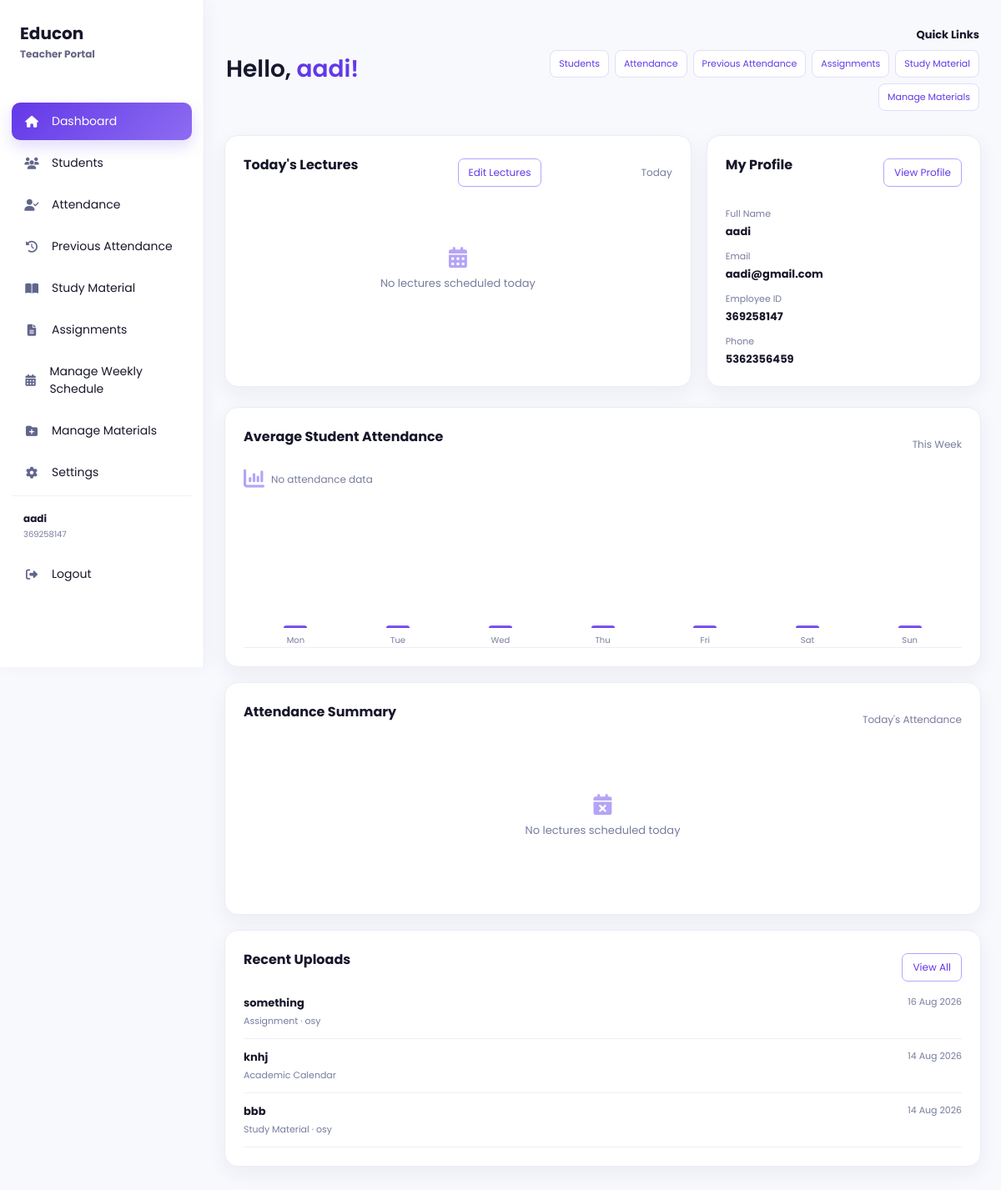
The page /teacher (signed in) on the database its author committed.
### models/user.py (models this page shows, shortened)
class User(UserMixin, db.Model):
    __tablename__ = "users"
    id = db.Column(
        db.Integer,
        primary_key=True
    )
    full_name = db.Column(
        db.String(100),
        nullable=False
    )
    enrollment_no = db.Column(
        db.String(50),
        unique=True,
        nullable=True
    )
    employee_id = db.Column(
        db.String(50),
        unique=True,
        nullable=True
    )
    parent_id = db.Column(
        db.String(50),
        unique=True,
        nullable=True
    )
    admin_id = db.Column(
        db.String(50),
        unique=True,
        nullable=True
    )
    email = db.Column(
        db.String(120),
        unique=True,
        nullable=True
    )
    phone = db.Column(
        db.String(20),
        nullable=True
    )
    password = db.Column(
        db.String(200),
        nullable=False
    )
    role = db.Column(
        db.String(20),
        nullable=False
    )
    theme = db.Column(db.String(20), nullable=False, default="light", server_default="light")
    notifications_enabled = db.Column(db.Boolean, nullable=False, default=True, server_default="1")
    accent_color = db.Column(db.String(20), nullable=False, default="purple", server_default="purple")

### models/academic_material.py (models this page shows)
class AcademicMaterial(db.Model):
    __tablename__ = "academic_materials"
    id = db.Column(db.Integer, primary_key=True)
    teacher_user_id = db.Column(
        db.Integer,
        db.ForeignKey("users.id"),
        nullable=False,
        index=True,
    )
    material_type = db.Column(db.String(30), nullable=False, index=True)
    department = db.Column(db.String(50), nullable=False, index=True)
    subject = db.Column(db.String(100), nullable=True, index=True)
    title = db.Column(db.String(150), nullable=False)
    description = db.Column(db.Text, nullable=True)
    original_filename = db.Column(db.String(255), nullable=True)
    stored_filename = db.Column(db.String(255), nullable=True, unique=True)
    uploaded_at = db.Column(db.DateTime, default=datetime.utcnow, nullable=False)
    teacher = db.relationship("User", foreign_keys=[teacher_user_id])

### app.py (the view, shortened to what this page needs)
@app.route("/teacher", methods=["GET", "POST"])
def teacher():
    user, teacher_profile = get_current_teacher_profile()
    if not user:
        flash("Access denied!")
        return redirect(
            url_for("login")
        )
    today = datetime.today()
    assigned_subject_ids = {
        assignment.subject_id
        for assignment in TeacherSubjectAssignment.query.filter_by(
            teacher_user_id=user.id
        ).all()
    }
    today_lectures = WeeklySchedule.query.filter_by(
        student_user_id=user.id,
        teacher=user.full_name,
        day_of_week=today.weekday(),
    ).order_by(WeeklySchedule.start_time).all()
    lecture_keys = {
        (lecture.subject.strip().casefold(), lecture.start_time, lecture.end_time)
        for lecture in today_lectures
        if lecture.subject and lecture.start_time and lecture.end_time
    }
    today_records = Attendance.query.filter_by(
        teacher_user_id=user.id, date=today.date()
    ).all()
    session_records = {}
    for record in today_records:
        subject_name = record.subject.name if record.subject else ""
        key = (subject_name.strip().casefold(), record.start_time, record.end_time)
        if key in lecture_keys:
            session_records.setdefault(key, []).append(record)
    marked_count = len(session_records)
    attendance_percentages = [
        (sum(record.status == "Present" for record in records) / len(records)) * 100
        for records in session_records.values() if records
    ]
    attendance_summary = {
        "today_lectures": len(today_lectures),
        "attendance_marked": marked_count,
        "pending": max(len(today_lectures) - marked_count, 0),
        "average_present": round(sum(attendance_percentages) / len(attendance_percentages)) if attendance_percentages else None,
        "lectures": [
            {
                "subject": lecture.subject,
                "start_time": lecture.start_time,
                "end_time": lecture.end_time,
                "percentage": (
                    round(
                        sum(record.status == "Present" for record in session_records.get(
                            (lecture.subject.strip().casefold(), lecture.start_time, lecture.end_time), []
                        ))
                        / len(session_records.get(
                            (lecture.subject.strip().casefold(), lecture.start_time, lecture.end_time), []
                        )) * 100
                    )
                    if session_records.get((lecture.subject.strip().casefold(), lecture.start_time, lecture.end_time))
                    else None
                ),
            }
            for lecture in today_lectures
        ],
    }
    week_start = today.date() - timedelta(days=today.weekday())
    week_records = Attendance.query.filter(
        Attendance.teacher_user_id == user.id,
        Attendance.subject_id.in_(assigned_subject_ids) if assigned_subject_ids else Attendance.id == -1,
        Attendance.date >= week_start,
        Attendance.date <= today.date(),
    ).order_by(Attendance.id.desc()).all()
    unique_week_records = []
    seen_records = set()
    for record in week_records:
        key = (record.student_user_id, record.subject_id, record.date, record.start_time, record.end_time)
        if key not in seen_records:
            seen_records.add(key)
            unique_week_records.append(record)
    daily_records = {}
    for record in unique_week_records:
        daily_records.setdefault(record.date, []).append(record)
    attendance_analytics = []
    for day_offset in range(7):
        day = week_start + timedelta(days=day_offset)
        records = daily_records.get(day, [])
        attendance_analytics.append({
            "label": day.strftime("%a"),
            "percentage": round(sum(r.status == "Present" for r in records) / len(records) * 100, 1) if records else 0,
        })
    total_week_records = len(unique_week_records)
    week_present = sum(record.status == "Present" for record in unique_week_records)
    average_week_attendance = round(week_present / total_week_records * 100, 1) if total_week_records else None
    return render_template(
        "teacher.html",
        current_user=user,
        teacher_profile=teacher_profile,
        attendance_analytics=attendance_analytics,
        average_week_attendance=average_week_attendance,
        attendance_summary=attendance_summary,
        today_lectures=today_lectures,
        recent_uploads=AcademicMaterial.query.filter_by(
            teacher_user_id=user.id
        ).order_by(AcademicMaterial.uploaded_at.desc()).limit(5).all(),
    )

### app.py (called while the page is built)
@login_manager.user_loader
def load_user(user_id):
    try:
        return db.session.get(User, int(user_id))
    except (TypeError, ValueError):
        return None

@app.before_request
def restore_application_session():
    if current_user.is_authenticated:
        session["user_id"] = current_user.id
        session["role"] = current_user.role

def get_current_teacher_profile():
    user = get_current_user_for_role("Teacher")
    if not user:
        return None, None
    teacher_profile = Teacher.query.filter_by(user_id=user.id).first()
    if not teacher_profile:
        teacher_profile = Teacher(user_id=user.id)
        db.session.add(teacher_profile)
        db.session.commit()
    return user, teacher_profile

def get_current_user_for_role(role):
    if session.get("role") != role or "user_id" not in session:
        return None
    user = db.session.get(User, session["user_id"])
    if not user or user.role != role:
        session.clear()
        return None
    return user

### templates/teacher.html (shortened to what this page needs)
<!DOCTYPE html><html lang="en"><head><link rel="stylesheet" href="{{ url_for('static', filename='css/teacher.css') }}"><link rel="stylesheet" href="{{ url_for('static', filename='css/palette.css') }}"><link rel="stylesheet" href="https://cdnjs.cloudflare.com/ajax/libs/font-awesome/6.6.0/css/all.min.css"></head>
<body class="teacher-dashboard-page theme-{{ current_user.theme or 'light' }} accent-{{ current_user.accent_color or 'purple' }}"><div class="sidebar"><div class="logo"><h2>Educon</h2><small>Teacher Portal</small></div><ul><li class="active" onclick="window.location.href='{{ url_for('teacher') }}'"><i class="fa-solid fa-house"></i><span>Dashboard</span></li><li onclick="window.location.href='{{ url_for('teacher_students') }}'"><i class="fa-solid fa-users"></i><span>Students</span></li><li onclick="window.location.href='{{ url_for('teacher_attendance') }}'"><i class="fa-solid fa-user-check"></i><span>Attendance</span></li><li onclick="window.location.href='{{ url_for('teacher_materials') }}'"><i class="fa-solid fa-book-open"></i><span>Study Material</span></li><li onclick="window.location.href='{{ url_for('teacher_assignments') }}'"><i class="fa-solid fa-file-lines"></i><span>Assignments</span></li><li onclick="window.location.href='{{ url_for('manage_materials') }}'"><i class="fa-solid fa-folder-plus"></i><span>Manage Materials</span></li><li class="sidebar-profile" onclick="window.location.href='{{ url_for('teacher_profile') }}'"><div class="sidebar-profile-details"><strong>{{ current_user.full_name }}</strong><small>{{ current_user.employee_id or 'Employee ID unavailable' }}</small></div></li><li onclick="window.location.href='{{ url_for('logout') }}'"><i class="fa-solid fa-right-from-bracket"></i><span>Logout</span></li></ul></div>
<main class="main"><div class="topbar"><div class="teacher-greeting"><h1>Hello, <span>{{ current_user.full_name }}!</span></h1></div><div class="teacher-quick-links"><strong>Quick Links</strong><div><a href="{{ url_for('teacher_students') }}">Students</a><a href="{{ url_for('teacher_attendance') }}">Attendance</a><a href="{{ url_for('teacher_previous_attendance') }}">Previous Attendance</a><a href="{{ url_for('teacher_assignments') }}">Assignments</a><a href="{{ url_for('teacher_materials') }}">Study Material</a><a href="{{ url_for('manage_materials') }}">Manage Materials</a></div></div></div>
<div class="teacher-top-grid"><section class="box teacher-lectures"><div class="section-heading"><h3>Today's Lectures</h3><span>{{ ['Monday','Tuesday','Wednesday','Thursday','Friday','Saturday','Sunday'][today_lectures[0].day_of_week] if today_lectures else 'Today' }}</span></div>{% if today_lectures %}<div class="teacher-lecture-list">{% for lecture in today_lectures %}<div class="teacher-lecture-item"><strong>{{ lecture.start_time }} – {{ lecture.end_time }}</strong><span>{{ lecture.subject }}</span><small>{{ teacher_profile.department if teacher_profile and teacher_profile.department else 'Department not available' }}{% if lecture.room %} · {{ lecture.room }}{% endif %}</small></div>{% endfor %}</div>{% else %}<div class="teacher-analytics-empty"><i class="fa-solid fa-calendar-days"></i><p>No lectures scheduled today</p></div>{% endif %}</section><section class="box teacher-profile-summary"><div class="section-heading"><h3>My Profile</h3><a class="profile-button" href="{{ url_for('teacher_profile') }}">View Profile</a></div><div class="teacher-profile-summary-details"><div><small>Full Name</small><strong>{{ current_user.full_name }}</strong></div><div><small>Email</small><strong>{{ current_user.email or 'Not available' }}</strong></div><div><small>Department</small><strong>{{ teacher_profile.department if teacher_profile and teacher_profile.department else 'Not available' }}</strong></div><div><small>Employee ID</small><strong>{{ current_user.employee_id or 'Not available' }}</strong></div><div><small>Phone</small><strong>{{ current_user.phone or 'Not available' }}</strong></div></div></section></div>
<section class="box teacher-attendance-chart teacher-attendance-full"><div class="section-heading"><h3>Average Student Attendance</h3><span>This Week</span></div>{% if average_week_attendance is not none %}<div class="teacher-attendance-average-value"><strong>{{ average_week_attendance }}%</strong><small>Average students present</small></div>{% else %}<div class="teacher-analytics-empty teacher-analytics-inline-empty"><i class="fa-solid fa-chart-column"></i><p>No attendance data</p></div>{% endif %}<div class="teacher-chart">{% for point in attendance_analytics %}<div class="teacher-chart-column"><span style="height: {{ point.percentage }}%" title="{{ point.label }}: {{ point.percentage }}%"></span><small>{{ point.label }}</small></div>{% endfor %}</div></section>
<section class="teacher-lower-grid"><div class="box teacher-attendance-summary"><div class="section-heading"><h3>Attendance Summary</h3><span>Today's Attendance</span></div>{% if attendance_summary.lectures %}<div class="teacher-daily-attendance-list">{% for lecture in attendance_summary.lectures %}<div class="teacher-daily-attendance-item"><div><strong>{{ lecture.subject }}</strong><small>{{ lecture.start_time }} - {{ lecture.end_time }}</small></div><strong class="teacher-daily-attendance-percent">{% if lecture.percentage is not none %}{{ lecture.percentage }}%{% else %}Not Marked{% endif %}</strong></div>{% endfor %}</div>{% else %}<div class="teacher-analytics-empty"><i class="fa-solid fa-calendar-xmark"></i><p>No lectures scheduled today</p></div>{% endif %}</div></section>
<section class="box teacher-recent-uploads"><div class="section-heading"><h3>Recent Uploads</h3><a class="profile-button" href="{{ url_for('manage_materials') }}">View All</a></div>{% if recent_uploads %}<div class="teacher-upload-list">{% for material in recent_uploads %}<div class="teacher-upload-item"><div><strong>{{ material.title }}</strong><small>{{ material.material_type }}{% if material.subject %} · {{ material.subject }}{% endif %}</small></div><time>{{ material.uploaded_at.strftime('%d %b %Y') }}</time></div>{% endfor %}</div>{% else %}<div class="teacher-analytics-empty"><i class="fa-solid fa-folder-open"></i><p>No recent uploads</p></div>{% endif %}</section></main><script src="{{ url_for('static', filename='js/teacher.js') }}"></script></body></html>

### static/css/palette.css (style rules this page uses)
:root { --primary: #2563eb; --primary-dark: #1e3a8a; --accent: #6338e8; --surface: #ffffff; --page-background: #f4f7fc; --text: #17172b; --muted-text: #666666; }

### rows shown on the page
User: full_name "aadi", employee "369258147", email "aadi@gmail.com", phone "5362356459"
AcademicMaterial: title "something", material_type "Assignment", subject "osy", uploaded_at "16 Aug 2026"
AcademicMaterial: title "knhj", material_type "Academic Calendar", uploaded_at "14 Aug 2026"
AcademicMaterial: title "bbb", material_type "Study Material", subject "osy", uploaded_at "14 Aug 2026"

### other values the page prints
{{ point.label }} "Mon" "Tue" "Wed" "Thu" "Fri" "Sat" "Sun"
